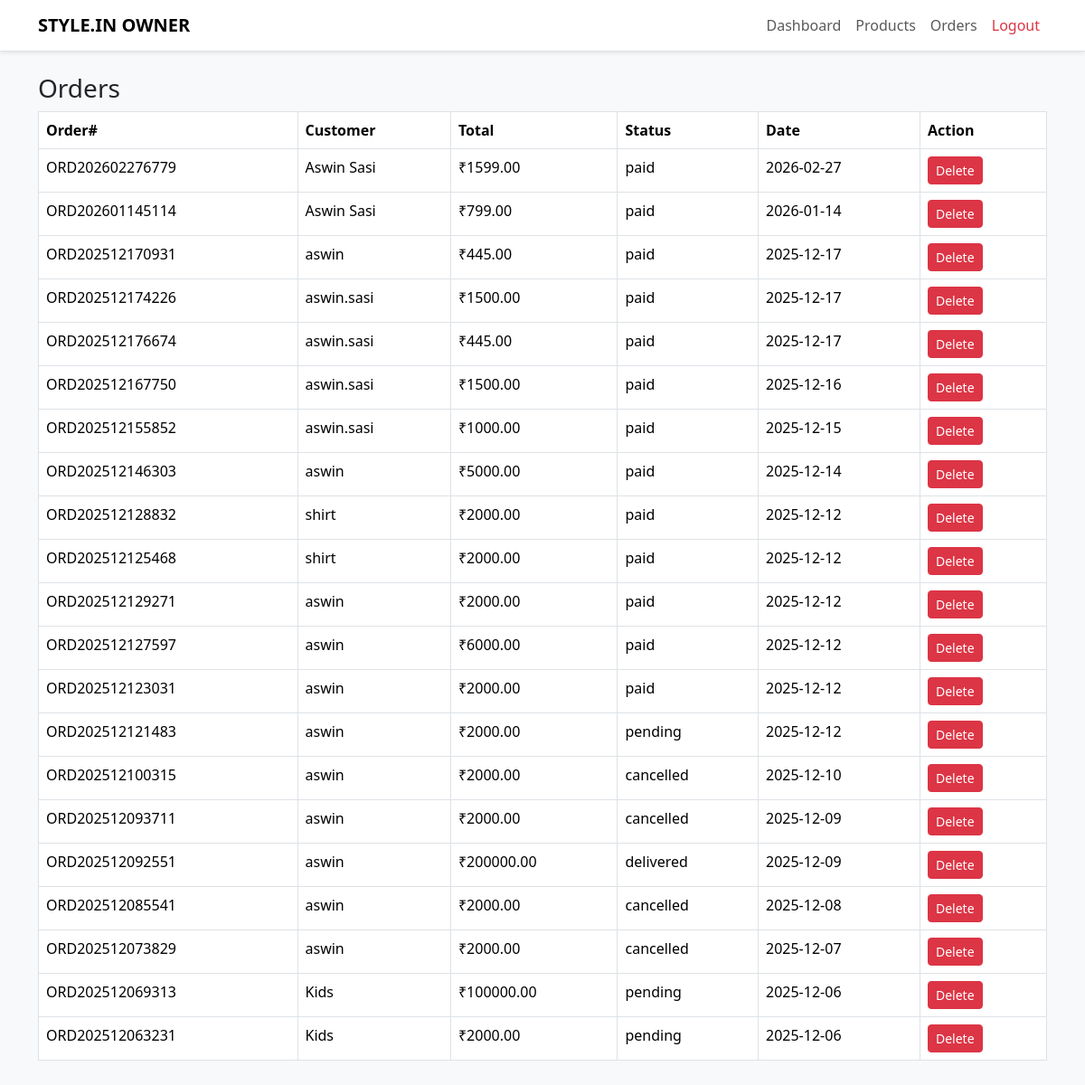
/owner/orders/ (signed in), run on the app's committed database.
### store/models.py (models this page shows, shortened)
class Order(models.Model):
    STATUS_CHOICES = [
        ('pending', 'Pending'),
        ('packed', 'Packed'),
        ('shipped', 'Shipped'),
        ('out_for_delivery', 'Out for Delivery'),
        ('delivered', 'Delivered'),
        ('cancelled', 'Cancelled'),
    ]
    id = models.UUIDField(primary_key=True, default=uuid.uuid4, editable=False)
    user = models.ForeignKey(User, on_delete=models.SET_NULL, null=True, blank=True)
    order_number = models.CharField(max_length=32, unique=True)
    customer_name = models.CharField(max_length=255)
    customer_email = models.EmailField()
    customer_phone = models.CharField(max_length=50)
    shipping_address = models.TextField()
    total_amount = models.DecimalField(max_digits=12, decimal_places=2)
    payment_method = models.CharField(max_length=50, default='cod')
    status = models.CharField(max_length=20, choices=STATUS_CHOICES, default='pending')
    cancel_reason = models.CharField(max_length=255, blank=True, null=True)
    created_at = models.DateTimeField(default=timezone.now)
    updated_at = models.DateTimeField(auto_now=True)

### owner/views.py (the view)
    def wrapper(request, *args, **kwargs):
        if not request.user.is_authenticated or request.user.email != OWNER_EMAIL:
            return redirect("store:home")
        return function(request, *args, **kwargs)

### owner/views.py (called while the page is built)
def owner_only(function):
    def wrapper(request, *args, **kwargs):
        if not request.user.is_authenticated or request.user.email != OWNER_EMAIL:
            return redirect("store:home")
        return function(request, *args, **kwargs)
    return wrapper

@login_required
@owner_only
def orders(request):
    all_orders = Order.objects.order_by("-created_at")
    return render(request, "owner/orders.html", {"orders": all_orders})

### owner/templates/owner/orders.html
{% extends "owner/base_owner.html" %}
{% block content %}
<h3>Orders</h3>
<table class="table table-bordered bg-white">
    <thead>
        <tr>
            <th>Order#</th>
            <th>Customer</th>
            <th>Total</th>
            <th>Status</th>
            <th>Date</th>
            <th width="140">Action</th>
        </tr>
    </thead>
    <tbody>
        {% for o in orders %}
        <tr>
            <td>{{ o.order_number }}</td>
            <td>{{ o.customer_name }}</td>
            <td>₹{{ o.total_amount }}</td>
            <td>{{ o.status }}</td>
            <td>{{ o.created_at|date:"Y-m-d" }}</td>
            <td>
                <a href="{% url 'owner:delete_order' o.order_number %}"
                   class="btn btn-danger btn-sm"
                   onclick="return confirm('Are you sure you want to delete this order?');">
                    Delete
                </a>
            </td>
        </tr>
        {% empty %}
        <tr>
            <td colspan="6" class="text-center">No orders found.</td>
        </tr>
        {% endfor %}
    </tbody>
</table>
{% endblock %}

### data on the page
Order: order_number "ORD202602276779", customer_name "Aswin Sasi", total_amount "1599.00", status "paid", created_at "2026-02-27"
Order: order_number "ORD202601145114", customer_name "Aswin Sasi", total_amount "799.00", status "paid", created_at "2026-01-14"
Order: order_number "ORD202512170931", customer_name "aswin", total_amount "445.00", status "paid", created_at "2025-12-17"
Order: order_number "ORD202512174226", customer_name "aswin.sasi", total_amount "1500.00", status "paid", created_at "2025-12-17"
Order: order_number "ORD202512176674", customer_name "aswin.sasi", total_amount "445.00", status "paid", created_at "2025-12-17"
Order: order_number "ORD202512167750", customer_name "aswin.sasi", total_amount "1500.00", status "paid", created_at "2025-12-16"
Order: order_number "ORD202512155852", customer_name "aswin.sasi", total_amount "1000.00", status "paid", created_at "2025-12-15"
Order: order_number "ORD202512146303", customer_name "aswin", total_amount "5000.00", status "paid", created_at "2025-12-14"
Order: order_number "ORD202512128832", customer_name "shirt", total_amount "2000.00", status "paid", created_at "2025-12-12"
Order: order_number "ORD202512125468", customer_name "shirt", total_amount "2000.00", status "paid", created_at "2025-12-12"
Order: order_number "ORD202512129271", customer_name "aswin", total_amount "2000.00", status "paid", created_at "2025-12-12"
Order: order_number "ORD202512127597", customer_name "aswin", total_amount "6000.00", status "paid", created_at "2025-12-12"
Order: order_number "ORD202512123031", customer_name "aswin", total_amount "2000.00", status "paid", created_at "2025-12-12"
Order: order_number "ORD202512121483", customer_name "aswin", total_amount "2000.00", status "pending", created_at "2025-12-12"
Order: order_number "ORD202512100315", customer_name "aswin", total_amount "2000.00", status "cancelled", created_at "2025-12-10"
Order: order_number "ORD202512093711", customer_name "aswin", total_amount "2000.00", status "cancelled", created_at "2025-12-09"
Order: order_number "ORD202512092551", customer_name "aswin", total_amount "200000.00", status "delivered", created_at "2025-12-09"
Order: order_number "ORD202512085541", customer_name "aswin", total_amount "2000.00", status "cancelled", created_at "2025-12-08"
Order: order_number "ORD202512073829", customer_name "aswin", total_amount "2000.00", status "cancelled", created_at "2025-12-07"
Order: order_number "ORD202512069313", customer_name "Kids", total_amount "100000.00", status "pending", created_at "2025-12-06"
Order: order_number "ORD202512063231", customer_name "Kids", total_amount "2000.00", status "pending", created_at "2025-12-06"
